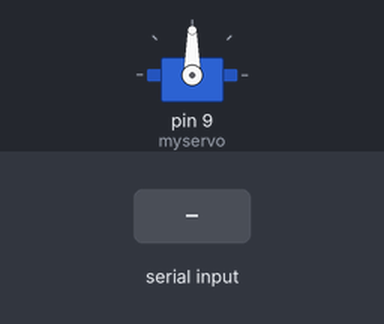
Simulated run of this sketch. Board: Arduino Uno, built with avr-gcc and run on an emulated ATmega328P. On the bench: servo. The test bench sets the inputs (shaded band). What the sketch prints to the serial monitor is not drawn.

Above: at 1.2 s.
1.3 s: "90,45\n" received over Serial
At 2.5 s:
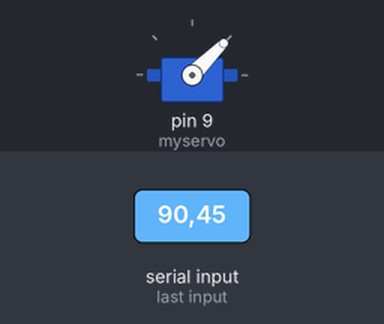
2.8 s: "30,150\n" received over Serial
At 3.9 s:
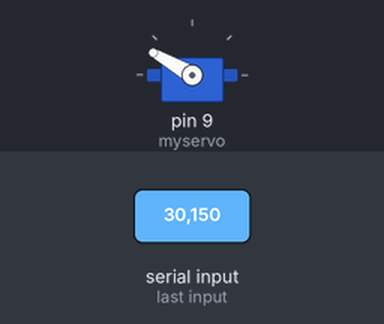
4.3 s: "5\n" received over Serial
At 5.0 s:
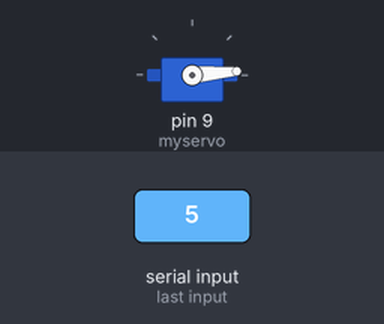
5.8 s: "200\n" received over Serial
At 6.1 s:
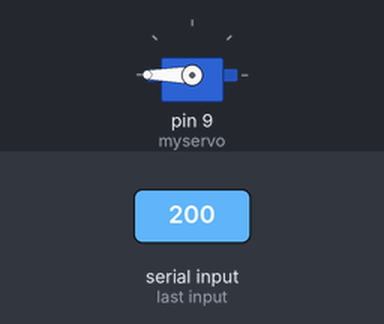
7.3 s: "90\n" received over Serial
At 8.5 s:
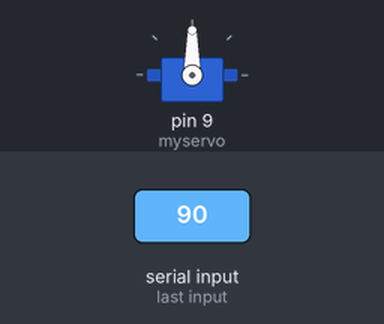
Timing chart, 0 to 9.8 s (numbered marks = the images above; inputs shaded):
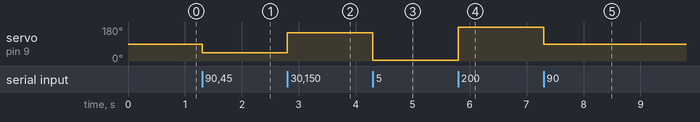

Measured:
- after the input at 1.3 s, servo on pin 9 (myservo): 90° → 45° at once
- after the input at 2.8 s, servo on pin 9 (myservo): 45° → 150° at once
- after the input at 4.3 s, servo on pin 9 (myservo): 150° → 5° at once
- after the input at 5.8 s, servo on pin 9 (myservo): 5° → 180° at once
- after the input at 7.3 s, servo on pin 9 (myservo): 180° → 90° at once

The sketch:

ReadInput.ino
```cpp
#include <Servo.h>

Servo myservo;

int angle = 90;

void setup() {
  Serial.begin(115200);
  myservo.attach(9);

}

void loop() {
  angle = readInputInt();
  Serial.println(angle);
  if (angle > 0) {
    myservo.write(angle);
    // Serial.println(angle);
  }
  // Serial.println(angle);
  angle = -1;
  //delay(100);

  // Serial.println("hej");
}

int readInputInt() {
  // String rx= "";
  int rx = -1;
  while(Serial.available() > 0 && rx == -1){
    rx = Serial.parseInt();

  }

  return rx;
  // if(rx!=""){
  //   // Serial.println(rx);
  //   return rx.toInt();
  // }
}

/*
String buff="";
if(Serial.available()){
  Serial.read()
}
*/
```
